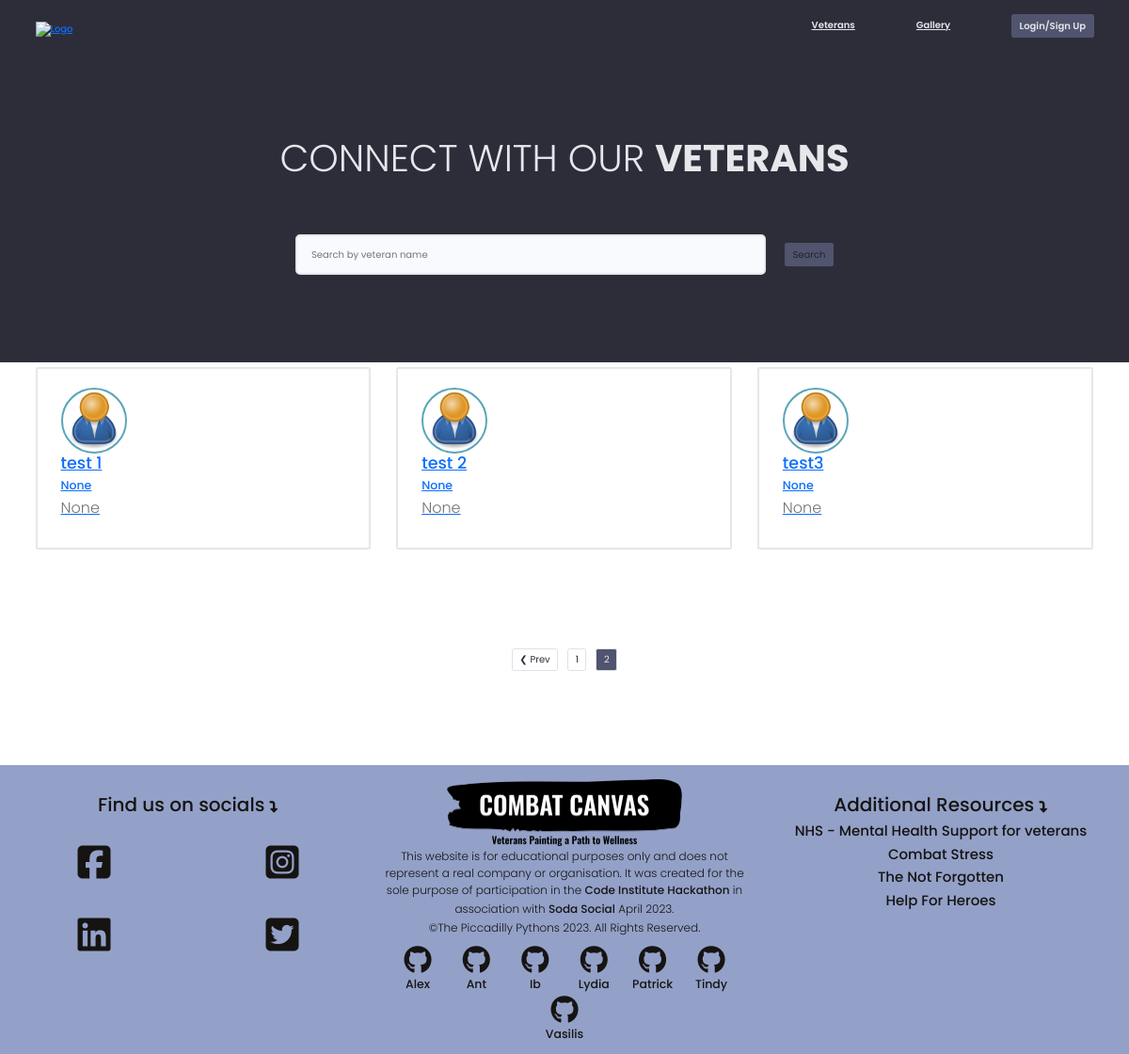
The app's page /users/?page=2, older data.
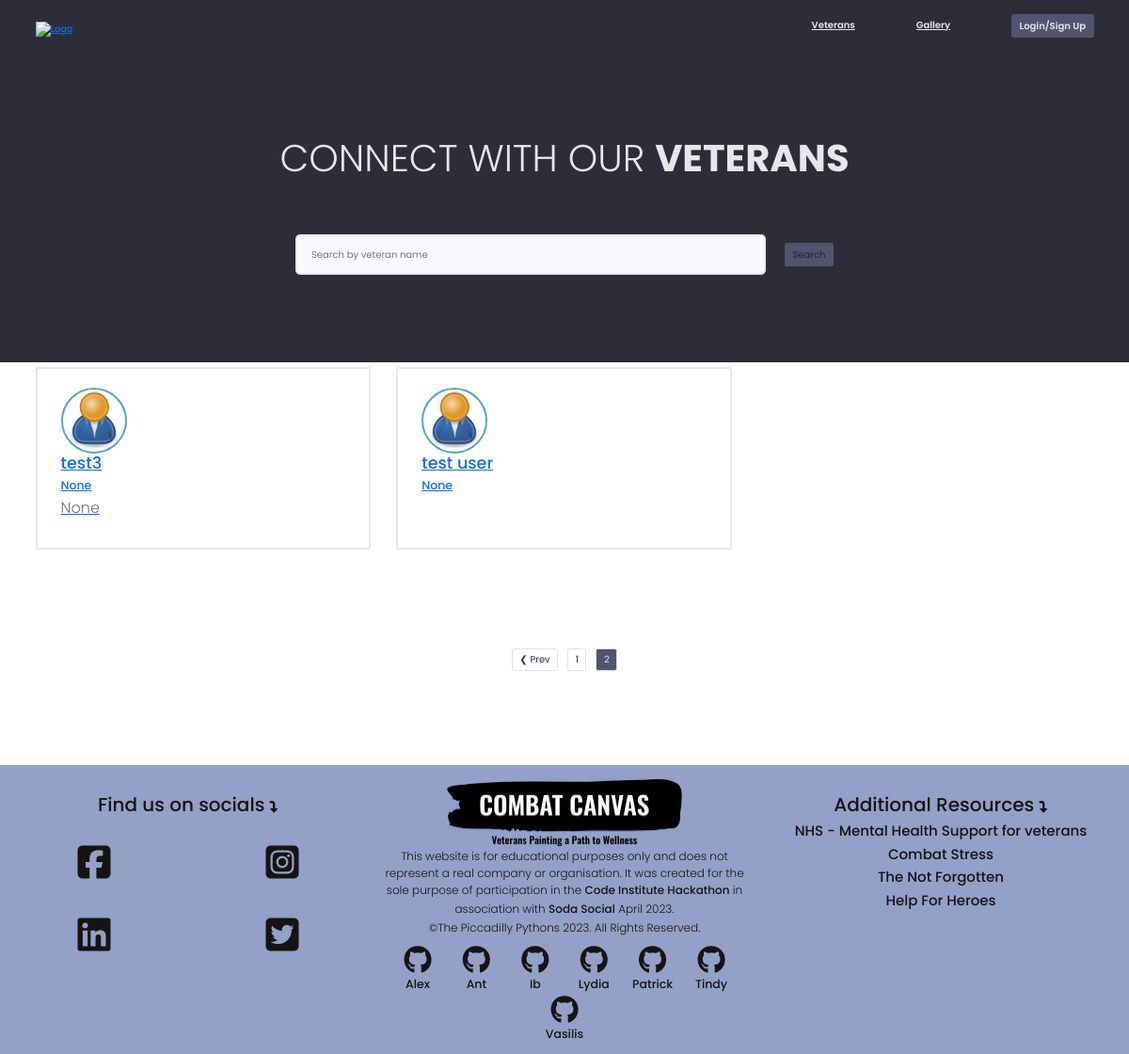
The same page, newer data.
### users/models.py (models this page shows, shortened)
class Profile(models.Model):
    user = models.OneToOneField(
        User, on_delete=models.CASCADE, null=True, blank=True)
    name = models.CharField(max_length=200, blank=True, null=True)
    email = models.EmailField(max_length=500, blank=True, null=True)
    username = models.CharField(max_length=200, blank=True, null=True)
    location = models.CharField(max_length=200, blank=True, null=True)
    short_intro = models.CharField(max_length=200, blank=True, null=True)
    bio = models.TextField(blank=True, null=True)
    profile_image = models.ImageField(
        null=True, blank=True, upload_to='profiles/', default="profiles/user-default.png")
    social_twitter = models.CharField(max_length=200, blank=True, null=True)
    social_linkedin = models.CharField(max_length=200, blank=True, null=True)
    social_youtube = models.CharField(max_length=200, blank=True, null=True)
    social_website = models.CharField(max_length=200, blank=True, null=True)
    created = models.DateTimeField(auto_now_add=True)
    id = models.UUIDField(default=uuid.uuid4, unique=True,
                          primary_key=True, editable=False)
    class Meta:
        ordering = ['created']

### users/views.py (the view)
# urls.py: path('', views.profiles, name="profiles"),
def profiles(request):
    profiles, search_query = searchProfiles(request)
    custom_range, profiles = paginateProfiles(request, profiles, 3)
    context = {'profiles': profiles, 'search_query': search_query, 'custom_range': custom_range}
    return render(request, 'users/profiles.html', context)

### users/utils.py (called while the page is built)
def paginateProfiles(request, profiles, results):
    page = request.GET.get('page')
    paginator = Paginator(profiles, results)
    try:
        profiles = paginator.page(page)
    except PageNotAnInteger:
        page = 1
        profiles = paginator.page(page)
    except EmptyPage:
        page = paginator.num_pages
        profiles = paginator.page(page)
    leftIndex = (int(page) - 4)
    if leftIndex < 1:
        leftIndex = 1
    rightIndex = (int(page) + 5)
    if rightIndex > paginator.num_pages:
        rightIndex = paginator.num_pages + 1
    custom_range = range(leftIndex, rightIndex)
    return custom_range, profiles

def searchProfiles(request):
    search_query = ''
    if request.GET.get('search_query'):
        search_query = request.GET.get('search_query')
    profiles = Profile.objects.distinct().filter(
        Q(name__icontains=search_query) |
        Q(short_intro__icontains=search_query)
    )
    return profiles, search_query

### users/templates/users/profiles.html (shortened to what this page needs)
{% extends 'base.html' %}
{% block content %}
<main class="home">
    <section class="hero-section text-center">
      <div class="container container--narrow">
        <div class="hero-section__box">
          <h2>CONNECT WITH our <span>Veterans</span></h2>
        </div>
        <div class="hero-section__search">
          <form class="form" action="{% url 'profiles' %}" method="get">
            <div class="form__field">
              <input class="input input--text" id="formInput#search" type="text" name="search_query"
                value="{{search_query}}" placeholder="Search by veteran name" />
            </div>
            <input class="btn btn--sub btn--lg" type="submit" value="Search" />
          </form>
        </div>
      </div>
    </section>
    <section class="devlist">
      <div class="container">
        <div class="grid grid--three">
            {% for profile in profiles %}
          <div class="column card">
            <div class="dev">
              <a href="{% url 'user-profile' profile.id %}" class="card__body">
                <div class="user__profile">
                  <img class="avatar avatar--md" src="{{ profile.profile_image.url }}" alt="image" />
                  <div class="dev__meta">
                    <h3>{{profile.name}}</h3>
                    <h5>{{profile.short_intro}}</h5>
                  </div>
                </div>
                <p class="dev__info">{{profile.bio|slice:"150"}}</p>
              </a>
            </div>
          </div>
          {% endfor %}
        </div>
      </div>
    </section>
    {% include 'pagination.html' with queryset=profiles custom_range=custom_range %}
  </main>
{% endblock content%}

Row changes from the older to the newer data that the page shows:
removed Profile: profile_image (placeholder picture), name "test 1", short_intro "None", bio "None"
removed Profile: profile_image (placeholder picture), name "test 2", short_intro "None", bio "None"
added Profile: profile_image (placeholder picture), name "test user", short_intro "None"
